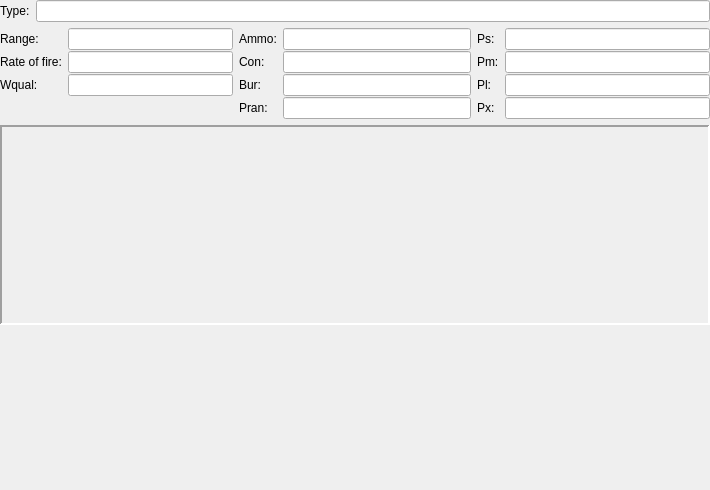
<?xml version="1.0" encoding="UTF-8"?>
<ui version="4.0">
 <class>WeaponForm</class>
 <widget class="QWidget" name="WeaponForm">
  <property name="geometry">
   <rect>
    <x>0</x>
    <y>0</y>
    <width>710</width>
    <height>490</height>
   </rect>
  </property>
  <property name="windowTitle">
   <string>Form</string>
  </property>
  <layout class="QVBoxLayout" name="verticalLayout">
   <property name="leftMargin">
    <number>0</number>
   </property>
   <property name="topMargin">
    <number>0</number>
   </property>
   <property name="rightMargin">
    <number>0</number>
   </property>
   <property name="bottomMargin">
    <number>0</number>
   </property>
   <item>
    <layout class="QGridLayout" name="mainLayout">
     <item row="2" column="0">
      <spacer name="verticalSpacer">
       <property name="orientation">
        <enum>Qt::Vertical</enum>
       </property>
       <property name="sizeHint" stdset="0">
        <size>
         <width>20</width>
         <height>278</height>
        </size>
       </property>
      </spacer>
     </item>
     <item row="0" column="0" colspan="2">
      <layout class="QGridLayout" name="dataLayout">
       <property name="verticalSpacing">
        <number>-1</number>
       </property>
       <item row="1" column="0">
        <layout class="QFormLayout" name="traitLayout">
         <property name="verticalSpacing">
          <number>1</number>
         </property>
         <item row="0" column="0">
          <widget class="QLabel" name="rngLabel">
           <property name="text">
            <string>Range:</string>
           </property>
           <property name="buddy">
            <cstring>rngLineEdit</cstring>
           </property>
          </widget>
         </item>
         <item row="0" column="1">
          <widget class="QLineEdit" name="rngLineEdit">
           <property name="layoutDirection">
            <enum>Qt::RightToLeft</enum>
           </property>
           <property name="alignment">
            <set>Qt::AlignRight|Qt::AlignTrailing|Qt::AlignVCenter</set>
           </property>
           <property name="readOnly">
            <bool>true</bool>
           </property>
          </widget>
         </item>
         <item row="1" column="1">
          <widget class="QLineEdit" name="rofLineEdit">
           <property name="layoutDirection">
            <enum>Qt::RightToLeft</enum>
           </property>
           <property name="alignment">
            <set>Qt::AlignRight|Qt::AlignTrailing|Qt::AlignVCenter</set>
           </property>
           <property name="readOnly">
            <bool>true</bool>
           </property>
          </widget>
         </item>
         <item row="2" column="0">
          <widget class="QLabel" name="wqualLabel">
           <property name="text">
            <string>Wqual:</string>
           </property>
           <property name="buddy">
            <cstring>wqualLineEdit</cstring>
           </property>
          </widget>
         </item>
         <item row="2" column="1">
          <widget class="QLineEdit" name="wqualLineEdit">
           <property name="layoutDirection">
            <enum>Qt::RightToLeft</enum>
           </property>
           <property name="alignment">
            <set>Qt::AlignRight|Qt::AlignTrailing|Qt::AlignVCenter</set>
           </property>
           <property name="readOnly">
            <bool>true</bool>
           </property>
          </widget>
         </item>
         <item row="1" column="0">
          <widget class="QLabel" name="rofLabel">
           <property name="text">
            <string>Rate of fire:</string>
           </property>
           <property name="buddy">
            <cstring>rofLineEdit</cstring>
           </property>
          </widget>
         </item>
        </layout>
       </item>
       <item row="1" column="1">
        <layout class="QFormLayout" name="ammoLayout">
         <property name="verticalSpacing">
          <number>1</number>
         </property>
         <item row="0" column="0">
          <widget class="QLabel" name="ammoLabel">
           <property name="text">
            <string>Ammo:</string>
           </property>
           <property name="buddy">
            <cstring>ammoLineEdit</cstring>
           </property>
          </widget>
         </item>
         <item row="0" column="1">
          <widget class="QLineEdit" name="ammoLineEdit">
           <property name="layoutDirection">
            <enum>Qt::RightToLeft</enum>
           </property>
           <property name="alignment">
            <set>Qt::AlignRight|Qt::AlignTrailing|Qt::AlignVCenter</set>
           </property>
           <property name="readOnly">
            <bool>true</bool>
           </property>
          </widget>
         </item>
         <item row="1" column="0">
          <widget class="QLabel" name="conLabel">
           <property name="text">
            <string>Con:</string>
           </property>
           <property name="buddy">
            <cstring>conLineEdit</cstring>
           </property>
          </widget>
         </item>
         <item row="1" column="1">
          <widget class="QLineEdit" name="conLineEdit">
           <property name="layoutDirection">
            <enum>Qt::RightToLeft</enum>
           </property>
           <property name="alignment">
            <set>Qt::AlignRight|Qt::AlignTrailing|Qt::AlignVCenter</set>
           </property>
           <property name="readOnly">
            <bool>true</bool>
           </property>
          </widget>
         </item>
         <item row="2" column="0">
          <widget class="QLabel" name="burLabel">
           <property name="text">
            <string>Bur:</string>
           </property>
           <property name="buddy">
            <cstring>burLineEdit</cstring>
           </property>
          </widget>
         </item>
         <item row="2" column="1">
          <widget class="QLineEdit" name="burLineEdit">
           <property name="layoutDirection">
            <enum>Qt::RightToLeft</enum>
           </property>
           <property name="alignment">
            <set>Qt::AlignRight|Qt::AlignTrailing|Qt::AlignVCenter</set>
           </property>
           <property name="readOnly">
            <bool>true</bool>
           </property>
          </widget>
         </item>
         <item row="3" column="0">
          <widget class="QLabel" name="pranLabel">
           <property name="text">
            <string>Pran:</string>
           </property>
           <property name="buddy">
            <cstring>pranLineEdit</cstring>
           </property>
          </widget>
         </item>
         <item row="3" column="1">
          <widget class="QLineEdit" name="pranLineEdit">
           <property name="layoutDirection">
            <enum>Qt::RightToLeft</enum>
           </property>
           <property name="alignment">
            <set>Qt::AlignRight|Qt::AlignTrailing|Qt::AlignVCenter</set>
           </property>
           <property name="readOnly">
            <bool>true</bool>
           </property>
          </widget>
         </item>
        </layout>
       </item>
       <item row="1" column="2">
        <layout class="QFormLayout" name="pLayout">
         <property name="verticalSpacing">
          <number>1</number>
         </property>
         <item row="0" column="0">
          <widget class="QLabel" name="psLabel">
           <property name="text">
            <string>Ps:</string>
           </property>
           <property name="buddy">
            <cstring>psLineEdit</cstring>
           </property>
          </widget>
         </item>
         <item row="0" column="1">
          <widget class="QLineEdit" name="psLineEdit">
           <property name="layoutDirection">
            <enum>Qt::RightToLeft</enum>
           </property>
           <property name="alignment">
            <set>Qt::AlignRight|Qt::AlignTrailing|Qt::AlignVCenter</set>
           </property>
           <property name="readOnly">
            <bool>true</bool>
           </property>
          </widget>
         </item>
         <item row="1" column="0">
          <widget class="QLabel" name="pmLabel">
           <property name="text">
            <string>Pm:</string>
           </property>
           <property name="buddy">
            <cstring>pmLineEdit</cstring>
           </property>
          </widget>
         </item>
         <item row="1" column="1">
          <widget class="QLineEdit" name="pmLineEdit">
           <property name="layoutDirection">
            <enum>Qt::RightToLeft</enum>
           </property>
           <property name="alignment">
            <set>Qt::AlignRight|Qt::AlignTrailing|Qt::AlignVCenter</set>
           </property>
           <property name="readOnly">
            <bool>true</bool>
           </property>
          </widget>
         </item>
         <item row="2" column="0">
          <widget class="QLabel" name="plLabel">
           <property name="text">
            <string>Pl:</string>
           </property>
           <property name="buddy">
            <cstring>plLineEdit</cstring>
           </property>
          </widget>
         </item>
         <item row="2" column="1">
          <widget class="QLineEdit" name="plLineEdit">
           <property name="layoutDirection">
            <enum>Qt::RightToLeft</enum>
           </property>
           <property name="alignment">
            <set>Qt::AlignRight|Qt::AlignTrailing|Qt::AlignVCenter</set>
           </property>
           <property name="readOnly">
            <bool>true</bool>
           </property>
          </widget>
         </item>
         <item row="3" column="0">
          <widget class="QLabel" name="pxLabel">
           <property name="text">
            <string>Px:</string>
           </property>
           <property name="buddy">
            <cstring>pxLineEdit</cstring>
           </property>
          </widget>
         </item>
         <item row="3" column="1">
          <widget class="QLineEdit" name="pxLineEdit">
           <property name="layoutDirection">
            <enum>Qt::RightToLeft</enum>
           </property>
           <property name="alignment">
            <set>Qt::AlignRight|Qt::AlignTrailing|Qt::AlignVCenter</set>
           </property>
           <property name="readOnly">
            <bool>true</bool>
           </property>
          </widget>
         </item>
        </layout>
       </item>
       <item row="0" column="0" colspan="3">
        <layout class="QFormLayout" name="wtypLayout">
         <property name="fieldGrowthPolicy">
          <enum>QFormLayout::ExpandingFieldsGrow</enum>
         </property>
         <property name="labelAlignment">
          <set>Qt::AlignRight|Qt::AlignTrailing|Qt::AlignVCenter</set>
         </property>
         <property name="formAlignment">
          <set>Qt::AlignLeading|Qt::AlignLeft|Qt::AlignTop</set>
         </property>
         <property name="verticalSpacing">
          <number>1</number>
         </property>
         <property name="leftMargin">
          <number>0</number>
         </property>
         <item row="0" column="0">
          <widget class="QLabel" name="wtypLabel">
           <property name="text">
            <string>Type:</string>
           </property>
           <property name="buddy">
            <cstring>wtypLineEdit</cstring>
           </property>
          </widget>
         </item>
         <item row="0" column="1">
          <widget class="QLineEdit" name="wtypLineEdit">
           <property name="layoutDirection">
            <enum>Qt::RightToLeft</enum>
           </property>
           <property name="alignment">
            <set>Qt::AlignRight|Qt::AlignTrailing|Qt::AlignVCenter</set>
           </property>
           <property name="readOnly">
            <bool>true</bool>
           </property>
          </widget>
         </item>
        </layout>
       </item>
      </layout>
     </item>
     <item row="1" column="0" colspan="2">
      <widget class="QFrame" name="svgFrame">
       <property name="minimumSize">
        <size>
         <width>0</width>
         <height>200</height>
        </size>
       </property>
       <property name="frameShape">
        <enum>QFrame::Panel</enum>
       </property>
       <property name="frameShadow">
        <enum>QFrame::Sunken</enum>
       </property>
       <property name="lineWidth">
        <number>2</number>
       </property>
      </widget>
     </item>
    </layout>
   </item>
  </layout>
 </widget>
 <tabstops>
  <tabstop>wtypLineEdit</tabstop>
  <tabstop>rngLineEdit</tabstop>
  <tabstop>rofLineEdit</tabstop>
  <tabstop>wqualLineEdit</tabstop>
  <tabstop>ammoLineEdit</tabstop>
  <tabstop>conLineEdit</tabstop>
  <tabstop>burLineEdit</tabstop>
  <tabstop>pranLineEdit</tabstop>
  <tabstop>psLineEdit</tabstop>
  <tabstop>pmLineEdit</tabstop>
  <tabstop>plLineEdit</tabstop>
  <tabstop>pxLineEdit</tabstop>
 </tabstops>
 <resources/>
 <connections/>
 <slots>
  <slot>print()</slot>
 </slots>
</ui>
